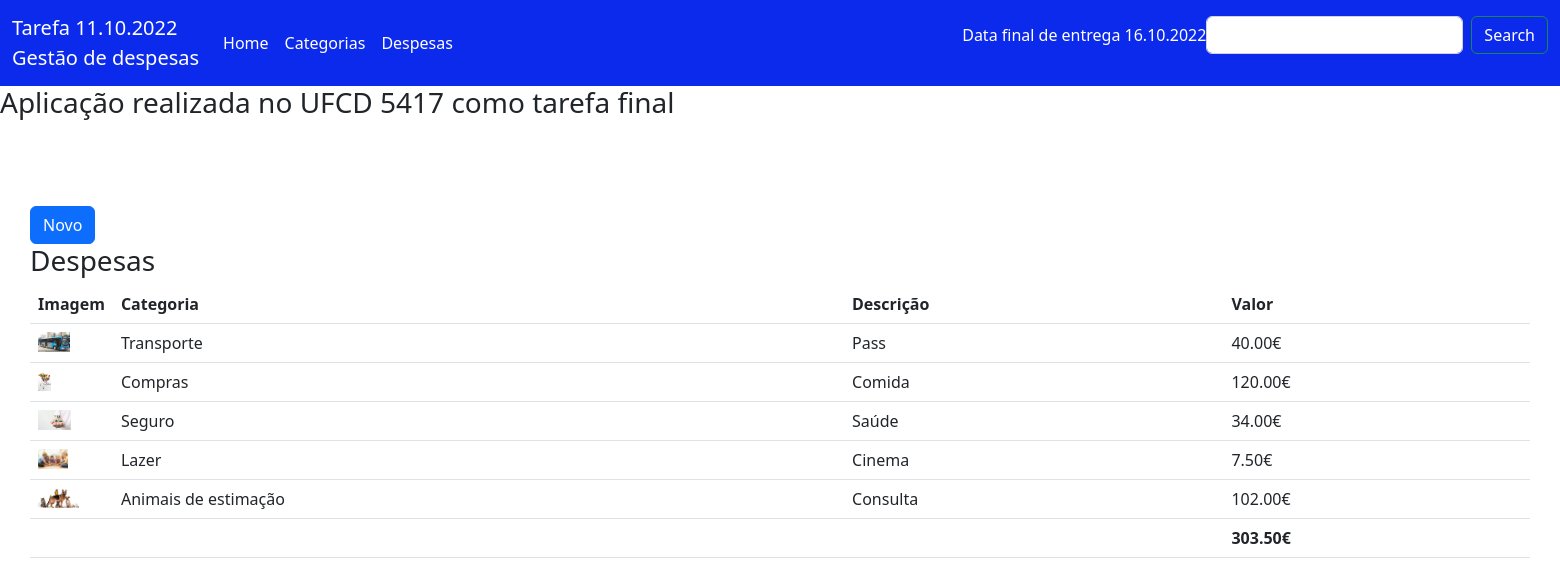
Before: /despesas/list with the older database file.
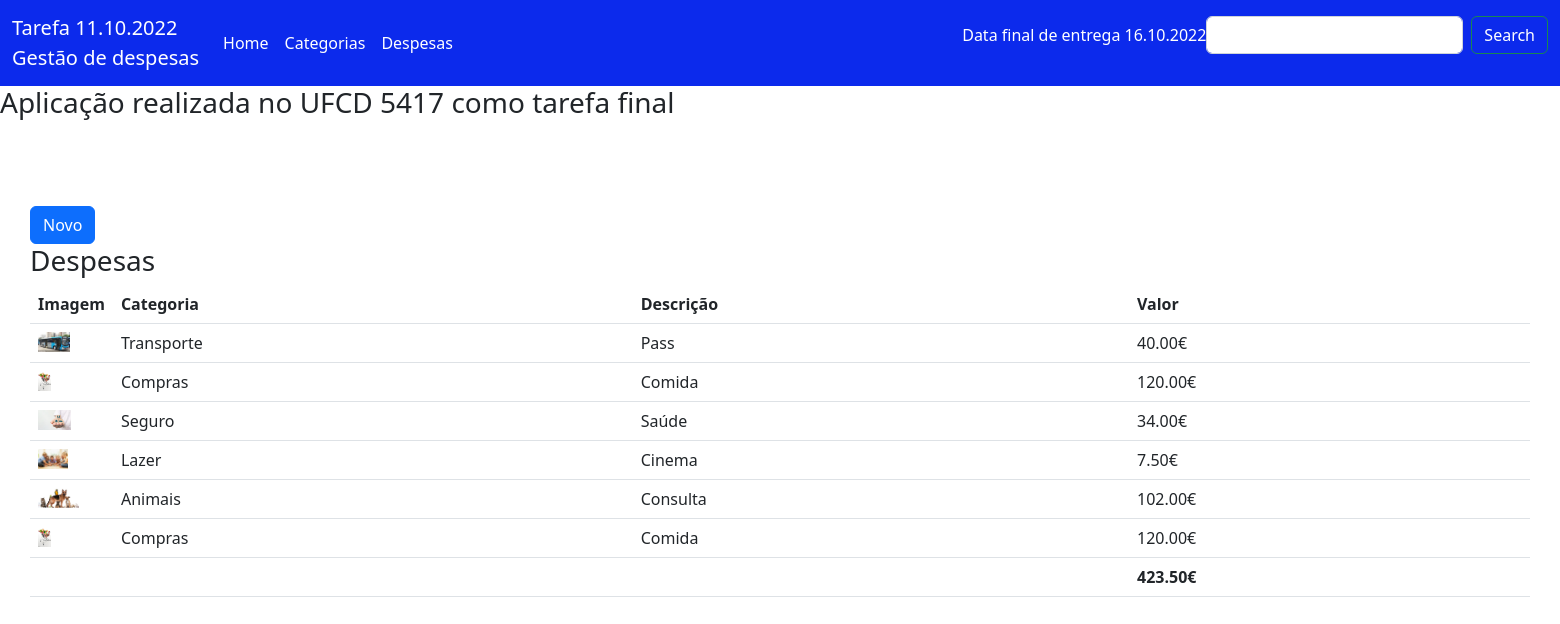
After: the same page with the newer database file.
### apps/financas/models.py (models this page shows, shortened)
class Despesa(models.Model):
    categoria = models.ForeignKey(Categoria, on_delete = models.CASCADE)
    descricao = models.CharField(max_length=50)
    valor = models.DecimalField(decimal_places=2, max_digits=6)

class Categoria(models.Model):
    nome = models.CharField(max_length=50)
    imagem = models.ImageField(upload_to='uploads_categorias', default='default_categoria.jpg')
    def __str__(self):
        return self.nome

### apps/financas/views.py (the view)
# urls.py: path('despesas/list', DespesaListView.as_view(), name='despesa-list'),
class DespesaListView(ListView):
    model = Despesa
    def get_context_data(self, **kwargs):
        ctx = super().get_context_data(**kwargs)
        ctx['total'] = Despesa.objects.aggregate(a=Sum('valor'))
        return ctx

### apps/financas/templates/financas/despesa_list.html
{% extends "base.html" %}
{% block content %}
<a class="btn btn-primary" href="{% url 'financas:despesa-new' %}">Novo</a>
<h3>Despesas</h3>
<table class="table">
    <tr>
        <th>Imagem</th>
        <th>Categoria</th>
        <th>Descrição</th>
        <th>Valor</th>
    </tr>
    {% for object in object_list %}
        <tr>
            <td style="width: 40px;"><img src="{{ object.categoria.imagem.url }}" height="20px"></td>
            <td>{{ object.categoria }}</td>
            <td>{{ object.descricao }}</td>
            <td>{{ object.valor }}€</td>
        </tr>
    {% endfor %}
    <tr>
        <td></td>
        <td></td>
        <td></td>
        <td><b>{{ total.a|floatformat:2 }}€</b></td>
    </tr>
</table>
{% endblock content %}

### templates/base.html (shortened to what this page needs)
<html>
    <head>
        <link href="https://cdn.jsdelivr.net/npm/bootstrap@5.2.2/dist/css/bootstrap.min.css" rel="stylesheet">
    </head>
    <body>
        <nav class="navbar navbar-expand-sm" style="background-color: #0c2aec;">
            <div class="container-fluid">
                <a class="navbar-brand" style="color: White;">Tarefa 11.10.2022<br>Gestão de despesas</a>
              <div class="collapse navbar-collapse" id="navbarSupportedContent">
                <ul class="navbar-nav me-auto mb-2 mb-lg-0">
                    <li class="nav-item">
                        <a class="nav-link" href="{% url 'financas:home' %}" style="color: White;">Home</a>
                    </li>
                    <li class="nav-item">
                        <a class="nav-link" href="{% url 'financas:categoria-list' %}" style="color: White;">Categorias</a>
                    </li>
                    <li class="nav-item">
                        <a class="nav-link" href="{% url 'financas:despesa-list' %}" style="color: White;">Despesas</a>
                    </li>
                </ul>
                <p style="color: White;">Data final de entrega 16.10.2022</p>
                <form class="d-flex" role="search">
                    <input class="form-control me-2" type="search" placeholder=" " aria-label="Search">
                    <button class="btn btn-outline-success" type="submit" style="color: White;">Search</button>
                  </form>
              </div>
            </div>
        </nav>
        <h3>Aplicação realizada no UFCD 5417 como tarefa final</h3><br><br>
        <div style="padding: 30px">
            {% block content %}{% endblock %}
        </div>
        <br>
        <br>
        <br>
        <br>
    </body>
</html>

Changed rows visible on the page:
changed through a linked row, Despesa "Consulta": categoria "Animais de estimação" → "Animais"
added Despesa: categoria.imagem (picture), categoria "Compras", descricao "Comida", valor "120.00"
Other visible differences:
{{ total.a|floatformat:2 }}: "303.50" → "423.50"
